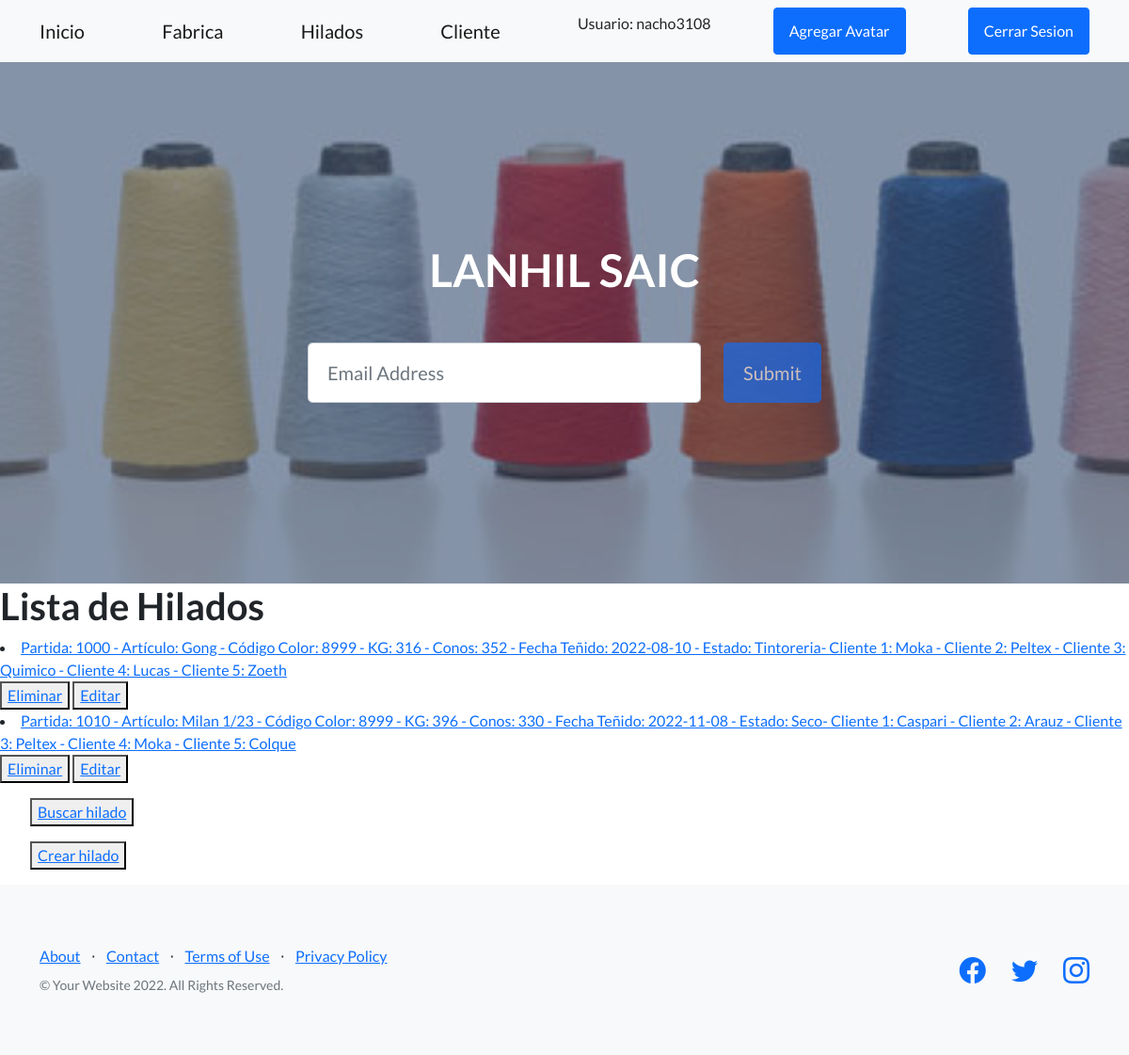
Before: /appProduccion/listaHilados/ (signed in) with the older database file.
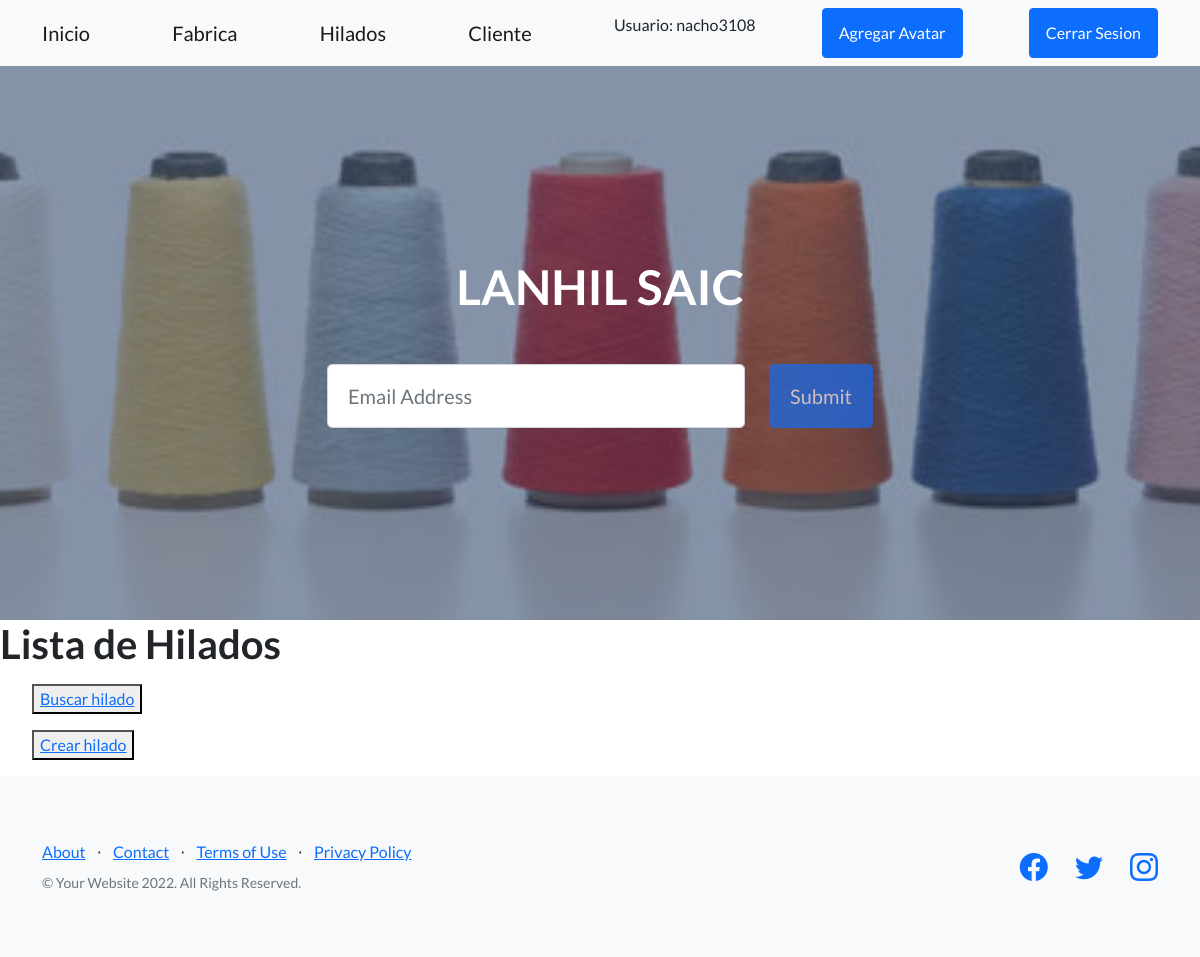
After: the same page with the newer database file.
### appProduccion/models.py (models this page shows)
class Hilado(models.Model):
    partida = models.IntegerField()
    articulo =  models.CharField(max_length=30)    #el artículo puede ser Gong, Milan, etc
    codigoColor = models.IntegerField() #el código de color es el color con que se tiñe y puede ser el mismo para distintos artículos
    kg = models.IntegerField()
    cantidadConos = models.IntegerField()
    fechaTenido = models.DateField()
    estado =  models.CharField(max_length=20) #puede ser: (TINTORERIA/HUMEDO/SECO/DEVANADO/DEPOSITO)
    clienteTenido1 = models.CharField(max_length=50) #En algun momento tengo que vincular esto con clientes cargados
    clienteTenido2 = models.CharField(max_length=50)
    clienteTenido3 = models.CharField(max_length=50)
    clienteTenido4 = models.CharField(max_length=50)
    clienteTenido5 = models.CharField(max_length=50)
    def __str__(self):
        return f"Partida: {self.partida} - Artículo: {self.articulo} - Código Color: {self.codigoColor} - KG: {self.kg} - Conos: {self.cantidadConos} - Fecha Teñido: {self.fechaTenido} - Estado: {self.estado}- Cliente 1: {self.clienteTenido1} - Cliente 2: {self.clienteTenido2} - Cliente 3: {self.clienteTenido3} - Cliente 4: {self.clienteTenido4} - Cliente 5: {self.clienteTenido5} "

### appProduccion/views.py (the view)
# urls.py: path('listaHilados/', HiladoList.as_view(), name="ListaHilados"),
class HiladoList(LoginRequiredMixin, ListView):
    model = Hilado
    template_name = 'appProduccion/hilado_list.html'
    context_object_name = 'hilados' #recibe como contexto la lista de hilados

### appProduccion/templates/appProduccion/hilado_list.html (shortened to what this page needs)
{% extends "appProduccion/padre.html" %}
{% load static %}
{% block contenidoQueCambia %}
    <h1>Lista de Hilados</h1>
        {% for hilado in hilados %}
            <li>
                <a href="{% url 'DetalleHilado' hilado.id %}">{{hilado}}</a>
            </li>
            <button>
                <a href="{% url 'EliminaHilado' hilado.id %}" >Eliminar</a>
            </button>
            <button>
                <a href="{% url 'ActualizaHilado' hilado.id %}" >Editar</a>
            </button>
        {% endfor %}
    <ul>
        <button>
            <a href = "{% url 'BusquedaHilado' %}">Buscar hilado</a>
        </button>
        </ul>
    <ul>
        <button>
            <a href = "{% url 'CreaHilado' %}">Crear hilado</a>
        </button>
        </ul>
{% endblock %}

### appProduccion/templates/appProduccion/padre.html (shortened to what this page needs)
<!DOCTYPE html>
<html lang="en">
    <head>
        {% load static %}
        <link href="https://cdn.jsdelivr.net/npm/bootstrap-icons@1.5.0/font/bootstrap-icons.css" rel="stylesheet" type="text/css" />
        <link href="{% static 'appProduccion/css/styles.css' %}" rel="stylesheet" />
    </head>
    <body>
        <nav class="navbar navbar-light bg-light static-top">
            <div class="container">
                {% if user.is_authenticated %}
                    <a class="navbar-brand" href="{% url 'Inicio' %}">Inicio</a>
                    <a class="navbar-brand" href="{% url 'LeerFabricas' %}">Fabrica</a>
                    <a class="navbar-brand" href="{% url 'ListaHilados' %}">Hilados</a>
                    <a class="navbar-brand" href="{% url 'ListaClientes' %}">Cliente</a>
                    <p>Usuario: {{user.username}}</p>
                    <a class ="btn btn-primary" href="{% url 'AgregarAvatar' %}">Agregar Avatar</a>
                    <a class="btn btn-primary" href="{% url 'Logout' %}">Cerrar Sesion</a>
                {% else %}
                    <p align="right">
                        <a class="btn btn-primary" href="{% url 'Registrar' %}">Registrarse</a>
                        <a class ="btn btn-primary" href="{% url 'Login' %}">Iniciar Sesion</a>
                    </p>
                {% endif %}
            </div>
        </nav>
        <header class="masthead">
            <div class="container position-relative">
                <div class="row justify-content-center">
                    <div class="col-xl-6">
                        <div class="text-center text-white">
                            <h1 class="mb-5">LANHIL SAIC</h1>
                            <form class="form-subscribe" id="contactForm" data-sb-form-api-token="API_TOKEN">
                                <div class="row">
                                    <div class="col">
                                        <input class="form-control form-control-lg" id="emailAddress" type="email" placeholder="Email Address" data-sb-validations="required,email" />
                                    </div>
                                    <div class="col-auto"><button class="btn btn-primary btn-lg disabled" id="submitButton" type="submit">Submit</button></div>
                                </div>
                            </form>
                        </div>
                    </div>
                </div>
            </div>
        </header>
        {% block contenidoQueCambia %}
        {% endblock %}
        <footer class="footer bg-light">
            <div class="container">
                <div class="row">
                    <div class="col-lg-6 h-100 text-center text-lg-start my-auto">
                        <ul class="list-inline mb-2">
                            <li class="list-inline-item"><a href="#!">About</a></li>
                            <li class="list-inline-item">⋅</li>
                            <li class="list-inline-item"><a href="#!">Contact</a></li>
                            <li class="list-inline-item">⋅</li>
                            <li class="list-inline-item"><a href="#!">Terms of Use</a></li>
                            <li class="list-inline-item">⋅</li>
                            <li class="list-inline-item"><a href="#!">Privacy Policy</a></li>
                        </ul>
                        <p class="text-muted small mb-4 mb-lg-0">&copy; Your Website 2022. All Rights Reserved.</p>
                    </div>
                    <div class="col-lg-6 h-100 text-center text-lg-end my-auto">
                        <ul class="list-inline mb-0">
                            <li class="list-inline-item me-4">
                                <a href="#!"><i class="bi-facebook fs-3"></i></a>
                            </li>
                            <li class="list-inline-item me-4">
                                <a href="#!"><i class="bi-twitter fs-3"></i></a>
                            </li>
                            <li class="list-inline-item">
                                <a href="#!"><i class="bi-instagram fs-3"></i></a>
                            </li>
                        </ul>
                    </div>
                </div>
            </div>
        </footer>
    </body>
</html>

Changed rows visible on the page:
removed Hilado: partida+articulo+codigoColor "Partida: 1000 - Artículo: Gong - Código Color: 8999 - KG: 316 - Conos: 352 - Fecha Teñido: 2022-08-10 - Estado: Tintoreria- Cliente 1: Moka - Cliente 2: Peltex - Cliente 3: Quimico - Cliente 4: Lucas - Cliente 5: Zoeth"
removed Hilado: partida+articulo+codigoColor "Partida: 1010 - Artículo: Milan 1/23 - Código Color: 8999 - KG: 396 - Conos: 330 - Fecha Teñido: 2022-11-08 - Estado: Seco- Cliente 1: Caspari - Cliente 2: Arauz - Cliente 3: Peltex - Cliente 4: Moka - Cliente 5: Colque"
